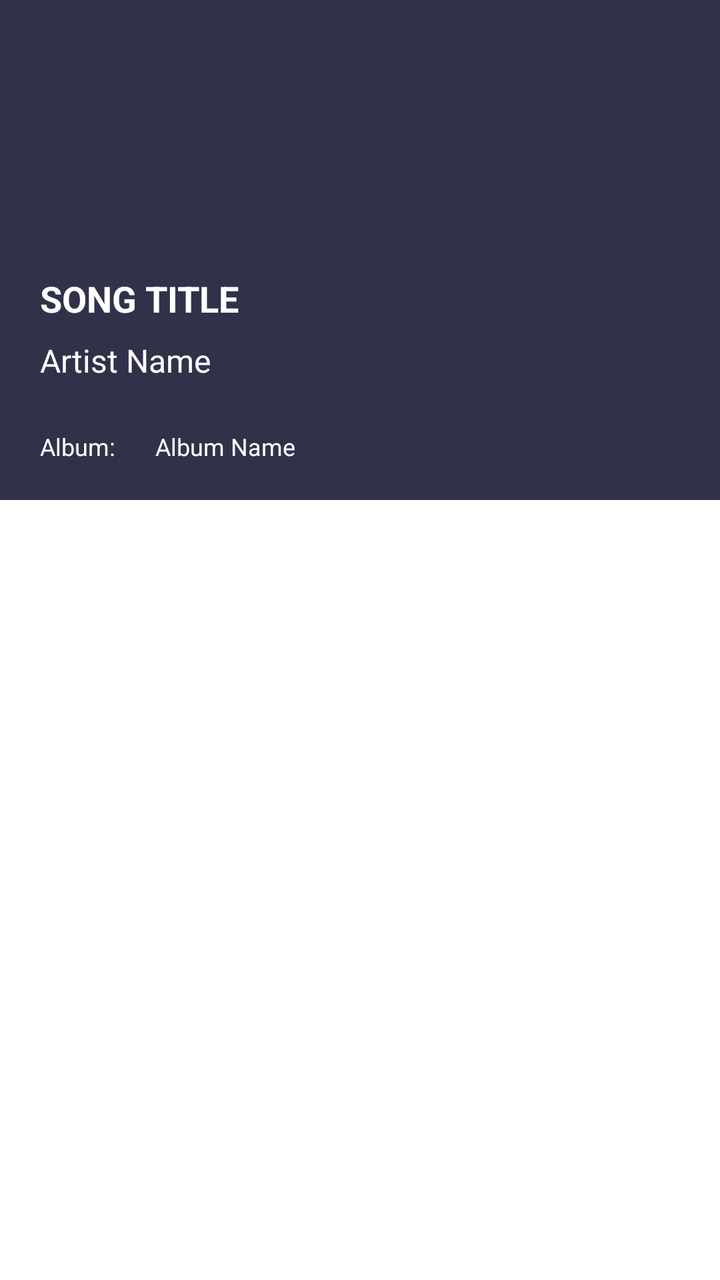
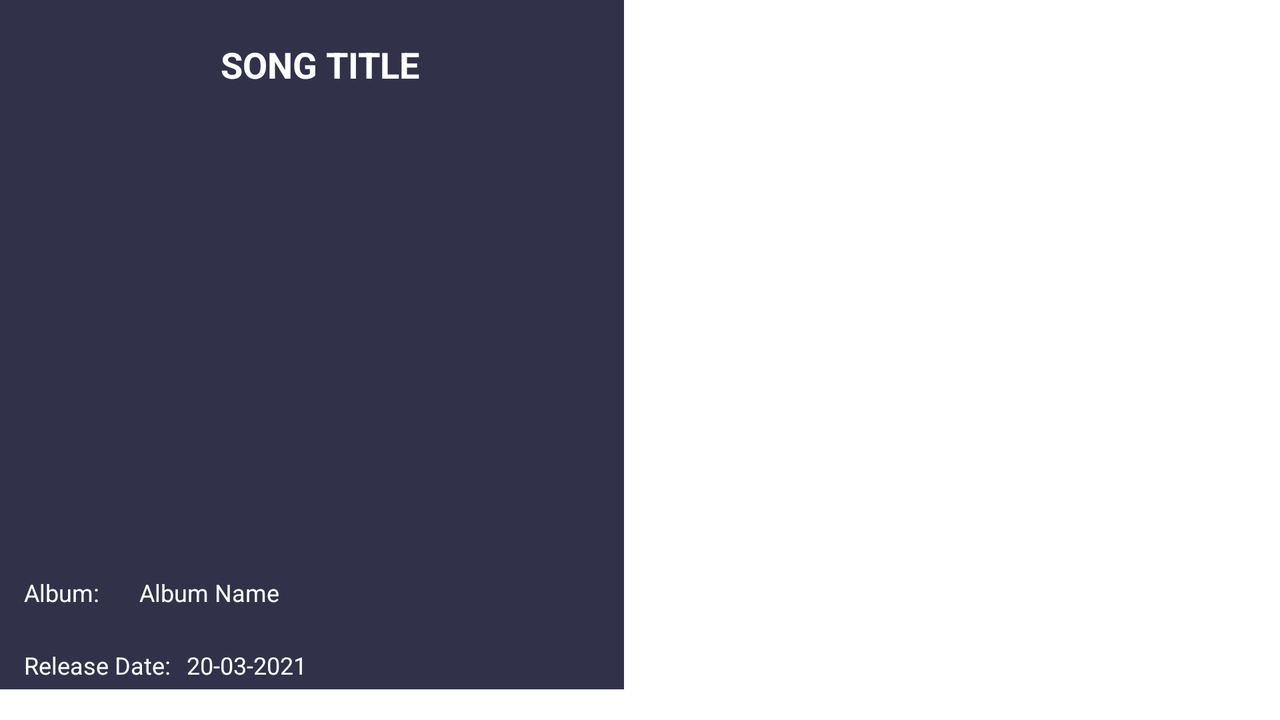

Two renders of one Android screen. The first uses the default layout on a phone; the second uses the alternative layout the repository ships for a different screen configuration, on a matching device. The two XML files are below.
<!-- AndroidManifest.xml: application theme ThemeSingItOut.SplashScreenStyle -->
<!-- res/layout/fragment_lyric.xml -->
<?xml version="1.0" encoding="utf-8"?>
<androidx.core.widget.NestedScrollView xmlns:android="http://schemas.android.com/apk/res/android"
    xmlns:app="http://schemas.android.com/apk/res-auto"
    xmlns:tools="http://schemas.android.com/tools"
    android:layout_width="match_parent"
    android:layout_height="match_parent">

    <androidx.constraintlayout.widget.ConstraintLayout
        android:layout_width="match_parent"
        android:layout_height="wrap_content">

        <androidx.appcompat.widget.AppCompatImageView
            android:id="@+id/backgroundColorImageView"
            android:layout_width="match_parent"
            android:layout_height="@dimen/background_lyrics_height"
            android:background="@color/velvet"
            app:layout_constraintEnd_toEndOf="parent"
            app:layout_constraintStart_toStartOf="parent"
            app:layout_constraintTop_toTopOf="parent" />

        <androidx.appcompat.widget.AppCompatImageView
            android:id="@+id/albumCoverForLyricsImageView"
            android:layout_width="wrap_content"
            android:layout_height="wrap_content"
            android:layout_margin="@dimen/margin_8dp"
            android:scaleType="fitXY"
            android:src="@drawable/ic_launcher_foreground"
            app:layout_constraintBottom_toBottomOf="@+id/backgroundColorImageView"
            app:layout_constraintStart_toStartOf="parent"
            app:layout_constraintTop_toTopOf="parent"
            tools:src="@tools:sample/avatars" />

        <TextView
            android:id="@+id/songTitleTextView"
            android:layout_width="0dp"
            android:layout_height="wrap_content"
            android:layout_margin="@dimen/margin_8dp"
            android:padding="@dimen/padding_4dp"
            android:textColor="@color/white"
            android:textSize="@dimen/song_title_text_size"
            android:textStyle="bold"
            app:layout_constraintEnd_toEndOf="parent"
            app:layout_constraintStart_toEndOf="@+id/albumCoverForLyricsImageView"
            app:layout_constraintTop_toTopOf="@+id/albumCoverForLyricsImageView"
            tools:text="SONG TITLE" />

        <TextView
            android:id="@+id/artistNameTextView"
            android:layout_width="0dp"
            android:layout_height="wrap_content"
            android:layout_marginStart="@dimen/margin_8dp"
            android:layout_marginBottom="@dimen/margin_8dp"
            android:padding="@dimen/padding_4dp"
            android:textColor="@color/white"
            android:textSize="@dimen/artist_name_text_size"
            app:layout_constraintEnd_toEndOf="parent"
            app:layout_constraintStart_toEndOf="@+id/albumCoverForLyricsImageView"
            app:layout_constraintTop_toBottomOf="@+id/songTitleTextView"
            tools:text="Artist Name" />

        <TextView
            android:id="@+id/albumTitleLabelTextView"
            android:layout_width="wrap_content"
            android:layout_height="wrap_content"
            android:layout_marginStart="@dimen/margin_8dp"
            android:layout_marginTop="@dimen/margin_16dp"
            android:padding="@dimen/padding_4dp"
            android:text="@string/album_title_label"
            android:textColor="@color/white"
            android:textSize="@dimen/album_text_size"
            app:layout_constraintStart_toEndOf="@+id/albumCoverForLyricsImageView"
            app:layout_constraintTop_toBottomOf="@+id/artistNameTextView" />

        <TextView
            android:id="@+id/albumTitleTextView"
            android:layout_width="0dp"
            android:layout_height="wrap_content"
            android:layout_margin="@dimen/margin_8dp"
            android:padding="@dimen/padding_8dp"
            android:textColor="@color/white"
            android:textSize="@dimen/album_text_size"
            app:layout_constraintBottom_toBottomOf="@+id/albumTitleLabelTextView"
            app:layout_constraintEnd_toEndOf="parent"
            app:layout_constraintStart_toEndOf="@+id/albumTitleLabelTextView"
            app:layout_constraintTop_toTopOf="@+id/albumTitleLabelTextView"
            tools:text="Album Name" />

        <TextView
            android:id="@+id/releaseDateLabelTextView"
            android:layout_width="0dp"
            android:layout_height="wrap_content"
            android:layout_margin="@dimen/margin_8dp"
            android:padding="@dimen/padding_4dp"
            android:text="@string/release_date_label"
            android:textColor="@color/white"
            android:textSize="@dimen/release_date_text_size"
            app:layout_constraintStart_toEndOf="@+id/albumCoverForLyricsImageView"
            app:layout_constraintTop_toBottomOf="@+id/albumTitleTextView" />

        <TextView
            android:id="@+id/releaseDateTextView"
            android:layout_width="0dp"
            android:layout_height="wrap_content"
            android:padding="@dimen/padding_4dp"
            android:textColor="@color/white"
            android:textSize="@dimen/release_date_text_size"
            app:layout_constraintBottom_toBottomOf="@+id/releaseDateLabelTextView"
            app:layout_constraintEnd_toEndOf="parent"
            app:layout_constraintStart_toEndOf="@+id/releaseDateLabelTextView"
            app:layout_constraintTop_toTopOf="@+id/releaseDateLabelTextView"
            tools:text="20-03-2021" />

        <TextView
            android:id="@+id/lyricTextView"
            android:layout_width="match_parent"
            android:layout_height="wrap_content"
            android:layout_margin="@dimen/margin_8dp"
            android:padding="@dimen/margin_4dp"
            android:textAlignment="center"
            android:textSize="@dimen/songs_lyrics_text_size"
            app:layout_constraintBottom_toBottomOf="parent"
            app:layout_constraintEnd_toEndOf="parent"
            app:layout_constraintStart_toStartOf="parent"
            app:layout_constraintTop_toBottomOf="@+id/backgroundColorImageView"
            tools:text="@tools:sample/lorem/random" />

        <ProgressBar
            android:id="@+id/progressBarLyrics"
            android:layout_width="wrap_content"
            android:layout_height="wrap_content"
            android:layout_gravity="center"
            android:indeterminateDrawable="@drawable/custom_progressbar"
            android:visibility="invisible"
            app:layout_constraintBottom_toBottomOf="parent"
            app:layout_constraintEnd_toEndOf="parent"
            app:layout_constraintStart_toStartOf="parent"
            app:layout_constraintTop_toTopOf="parent" />

    </androidx.constraintlayout.widget.ConstraintLayout>
</androidx.core.widget.NestedScrollView>
<!-- resources referenced by this layout -->
<resources>
  <color name="velvet">#31324A</color>
  <color name="white">#FFFFFFFF</color>
  <dimen name="album_text_size">12sp</dimen>
  <dimen name="artist_name_text_size">16sp</dimen>
  <dimen name="background_lyrics_height">250dp</dimen>
  <dimen name="margin_16dp">16dp</dimen>
  <dimen name="margin_4dp">4dp</dimen>
  <dimen name="margin_8dp">8dp</dimen>
  <dimen name="padding_4dp">4dp</dimen>
  <dimen name="padding_8dp">8dp</dimen>
  <dimen name="release_date_text_size">12sp</dimen>
  <dimen name="song_title_text_size">18sp</dimen>
  <dimen name="songs_lyrics_text_size">16sp</dimen>
  <!-- drawable custom_progressbar (drawable) -->
  <?xml version="1.0" encoding="utf-8"?>
  <animated-rotate xmlns:android="http://schemas.android.com/apk/res/android"
      android:drawable="@drawable/progressbar_animation"
      android:pivotY="50%"
      android:pivotX="50%"/>
  <string name="album_title_label">Album:</string>
  <string name="release_date_label">Release Date:</string>
  <!-- from res/values-v31/ -->
  <style name="ThemeSingItOut.SplashScreenStyle" parent="Theme.SplashScreen">
          <item name="windowSplashScreenBackground">@color/velvet</item>
          <item name="windowSplashScreenAnimatedIcon">@mipmap/ic_new_launcher</item>
          <item name="postSplashScreenTheme">@style/ThemeSingItOut</item>
      </style>
  <!-- drawable progressbar_animation (drawable) -->
  <?xml version="1.0" encoding="utf-8"?>
  <animation-list xmlns:android="http://schemas.android.com/apk/res/android"
      android:oneshot="false">
  
      <item android:drawable="@drawable/music" android:duration="50" />
      <item android:drawable="@drawable/music" android:duration="50" />
      <item android:drawable="@drawable/music" android:duration="50" />
      <rotate
          android:drawable="@drawable/music"
          android:pivotX="50%"
          android:pivotY="50%"
          android:fromDegrees="330"
          android:toDegrees="360"
          android:repeatCount="1" />
  
  </animation-list>
  <!-- from res/values-v31/ -->
  <style name="ThemeSingItOut" parent="Theme.MaterialComponents.DayNight.NoActionBar">
          
          <item name="colorPrimary">@color/velvet</item>
          <item name="colorPrimaryVariant">@color/dark_velvet</item>
          <item name="colorOnPrimary">@color/white</item>
          
          <item name="colorSecondary">@color/nude</item>
          <item name="colorSecondaryVariant">@color/nude</item>
          <item name="colorOnSecondary">@color/black</item>
          
          <item name="android:statusBarColor">?attr/colorPrimaryVariant</item>
          
      </style>
  <color name="dark_velvet">#28293C</color>
  <color name="nude">#D54A73</color>
  <color name="black">#FF000000</color>
</resources>
<!-- res/layout-land/fragment_lyric.xml (the repository's variant of the layout above) -->
<!-- drawn on the phone turned sideways -->
<?xml version="1.0" encoding="utf-8"?>
<androidx.core.widget.NestedScrollView xmlns:android="http://schemas.android.com/apk/res/android"
    xmlns:app="http://schemas.android.com/apk/res-auto"
    xmlns:tools="http://schemas.android.com/tools"
    android:layout_width="match_parent"
    android:layout_height="match_parent">

    <androidx.constraintlayout.widget.ConstraintLayout
        android:layout_width="match_parent"
        android:layout_height="wrap_content">

        <androidx.appcompat.widget.AppCompatImageView
            android:id="@+id/backgroundColorImageView"
            android:layout_width="@dimen/background_lyrics_width"
            android:layout_height="0dp"
            android:background="@color/velvet"
            app:layout_constraintBottom_toBottomOf="parent"
            app:layout_constraintEnd_toStartOf="@id/lyricTextView"
            app:layout_constraintHorizontal_bias="0.0"
            app:layout_constraintStart_toStartOf="parent"
            app:layout_constraintTop_toTopOf="parent"
            app:layout_constraintVertical_bias="0.0" />

        <androidx.appcompat.widget.AppCompatImageView
            android:id="@+id/albumCoverForLyricsImageView"
            android:layout_width="wrap_content"
            android:layout_height="wrap_content"
            android:layout_margin="@dimen/margin_8dp"
            android:scaleType="fitXY"
            android:src="@drawable/ic_launcher_foreground"
            app:layout_constraintStart_toStartOf="parent"
            app:layout_constraintTop_toTopOf="parent"
            tools:src="@tools:sample/avatars" />

        <TextView
            android:id="@+id/songTitleTextView"
            android:layout_width="0dp"
            android:layout_height="wrap_content"
            android:layout_margin="@dimen/margin_8dp"
            android:padding="@dimen/padding_4dp"
            android:textAlignment="center"
            android:textColor="@color/white"
            android:textSize="@dimen/song_title_text_size"
            android:textStyle="bold"
            app:layout_constraintEnd_toStartOf="@id/lyricTextView"
            app:layout_constraintStart_toStartOf="parent"
            app:layout_constraintTop_toBottomOf="@+id/albumCoverForLyricsImageView"
            tools:text="SONG TITLE" />

        <TextView
            android:id="@+id/artistNameTextView"
            android:layout_width="0dp"
            android:layout_height="wrap_content"
            android:layout_marginStart="@dimen/margin_8dp"
            android:padding="@dimen/padding_4dp"
            android:textAlignment="center"
            android:textColor="@color/white"
            android:textSize="@dimen/artist_name_text_size"
            app:layout_constraintEnd_toEndOf="@id/albumCoverForLyricsImageView"
            app:layout_constraintHorizontal_bias="0.0"
            app:layout_constraintStart_toStartOf="parent"
            app:layout_constraintTop_toBottomOf="@+id/songTitleTextView"
            tools:text="Artist Name" />

        <TextView
            android:id="@+id/albumTitleLabelTextView"
            android:layout_width="wrap_content"
            android:layout_height="wrap_content"
            android:layout_marginTop="@dimen/margin_16dp"
            android:padding="@dimen/padding_4dp"
            android:text="@string/album_title_label"
            android:textColor="@color/white"
            android:textSize="@dimen/album_text_size"
            app:layout_constraintStart_toStartOf="@+id/artistNameTextView"
            app:layout_constraintTop_toBottomOf="@+id/artistNameTextView" />

        <TextView
            android:id="@+id/albumTitleTextView"
            android:layout_width="0dp"
            android:layout_height="wrap_content"
            android:layout_margin="@dimen/margin_8dp"
            android:padding="@dimen/padding_8dp"
            android:textColor="@color/white"
            android:textSize="@dimen/album_text_size"
            app:layout_constraintBottom_toBottomOf="@+id/albumTitleLabelTextView"
            app:layout_constraintEnd_toStartOf="@id/lyricTextView"
            app:layout_constraintStart_toEndOf="@+id/albumTitleLabelTextView"
            app:layout_constraintTop_toTopOf="@+id/albumTitleLabelTextView"
            tools:text="Album Name" />

        <TextView
            android:id="@+id/releaseDateLabelTextView"
            android:layout_width="0dp"
            android:layout_height="wrap_content"
            android:layout_margin="@dimen/margin_8dp"
            android:padding="@dimen/padding_4dp"
            android:text="@string/release_date_label"
            android:textColor="@color/white"
            android:textSize="@dimen/release_date_text_size"
            app:layout_constraintStart_toStartOf="parent"
            app:layout_constraintTop_toBottomOf="@+id/albumTitleTextView" />

        <TextView
            android:id="@+id/releaseDateTextView"
            android:layout_width="0dp"
            android:layout_height="wrap_content"
            android:padding="@dimen/padding_4dp"
            android:textColor="@color/white"
            android:textSize="@dimen/release_date_text_size"
            app:layout_constraintEnd_toStartOf="@id/lyricTextView"
            app:layout_constraintStart_toEndOf="@+id/releaseDateLabelTextView"
            app:layout_constraintTop_toTopOf="@+id/releaseDateLabelTextView"
            tools:text="20-03-2021" />

        <TextView
            android:id="@+id/lyricTextView"
            android:layout_width="0dp"
            android:layout_height="wrap_content"
            android:layout_margin="@dimen/margin_8dp"
            android:padding="@dimen/margin_4dp"
            android:textAlignment="center"
            android:textSize="@dimen/songs_lyrics_text_size"
            app:layout_constraintBottom_toBottomOf="parent"
            app:layout_constraintEnd_toEndOf="parent"
           app:layout_constraintStart_toEndOf="@id/backgroundColorImageView"
            app:layout_constraintTop_toTopOf="parent"
            tools:text="@tools:sample/lorem/random" />

        <ProgressBar
            android:id="@+id/progressBarLyrics"
            android:layout_width="wrap_content"
            android:layout_height="wrap_content"
            android:layout_gravity="center"
            android:indeterminateDrawable="@drawable/custom_progressbar"
            android:visibility="invisible"
            app:layout_constraintBottom_toBottomOf="parent"
            app:layout_constraintEnd_toEndOf="parent"
            app:layout_constraintStart_toStartOf="parent"
            app:layout_constraintTop_toTopOf="parent" />

    </androidx.constraintlayout.widget.ConstraintLayout>
</androidx.core.widget.NestedScrollView>
<!-- resources referenced by the variant -->
<!-- as the phone turned sideways resolves them -->
<resources>
  <color name="velvet">#31324A</color>
  <color name="white">#FFFFFFFF</color>
  <dimen name="album_text_size">12sp</dimen>
  <dimen name="artist_name_text_size">16sp</dimen>
  <!-- from res/values-night/ (not used when drawing this layout) -->
  <dimen name="background_lyrics_width">250dp</dimen>
  <dimen name="margin_16dp">16dp</dimen>
  <dimen name="margin_4dp">4dp</dimen>
  <dimen name="margin_8dp">8dp</dimen>
  <dimen name="padding_4dp">4dp</dimen>
  <dimen name="padding_8dp">8dp</dimen>
  <dimen name="release_date_text_size">12sp</dimen>
  <dimen name="song_title_text_size">18sp</dimen>
  <dimen name="songs_lyrics_text_size">16sp</dimen>
  <!-- drawable custom_progressbar (drawable) -->
  <?xml version="1.0" encoding="utf-8"?>
  <animated-rotate xmlns:android="http://schemas.android.com/apk/res/android"
      android:drawable="@drawable/progressbar_animation"
      android:pivotY="50%"
      android:pivotX="50%"/>
  <string name="album_title_label">Album:</string>
  <string name="release_date_label">Release Date:</string>
  <!-- from res/values-v31/ -->
  <style name="ThemeSingItOut.SplashScreenStyle" parent="Theme.SplashScreen">
          <item name="windowSplashScreenBackground">@color/velvet</item>
          <item name="windowSplashScreenAnimatedIcon">@mipmap/ic_new_launcher</item>
          <item name="postSplashScreenTheme">@style/ThemeSingItOut</item>
      </style>
  <!-- drawable progressbar_animation (drawable) -->
  <?xml version="1.0" encoding="utf-8"?>
  <animation-list xmlns:android="http://schemas.android.com/apk/res/android"
      android:oneshot="false">
  
      <item android:drawable="@drawable/music" android:duration="50" />
      <item android:drawable="@drawable/music" android:duration="50" />
      <item android:drawable="@drawable/music" android:duration="50" />
      <rotate
          android:drawable="@drawable/music"
          android:pivotX="50%"
          android:pivotY="50%"
          android:fromDegrees="330"
          android:toDegrees="360"
          android:repeatCount="1" />
  
  </animation-list>
  <!-- from res/values-v31/ -->
  <style name="ThemeSingItOut" parent="Theme.MaterialComponents.DayNight.NoActionBar">
          
          <item name="colorPrimary">@color/velvet</item>
          <item name="colorPrimaryVariant">@color/dark_velvet</item>
          <item name="colorOnPrimary">@color/white</item>
          
          <item name="colorSecondary">@color/nude</item>
          <item name="colorSecondaryVariant">@color/nude</item>
          <item name="colorOnSecondary">@color/black</item>
          
          <item name="android:statusBarColor">?attr/colorPrimaryVariant</item>
          
      </style>
  <color name="dark_velvet">#28293C</color>
  <color name="nude">#D54A73</color>
  <color name="black">#FF000000</color>
</resources>
